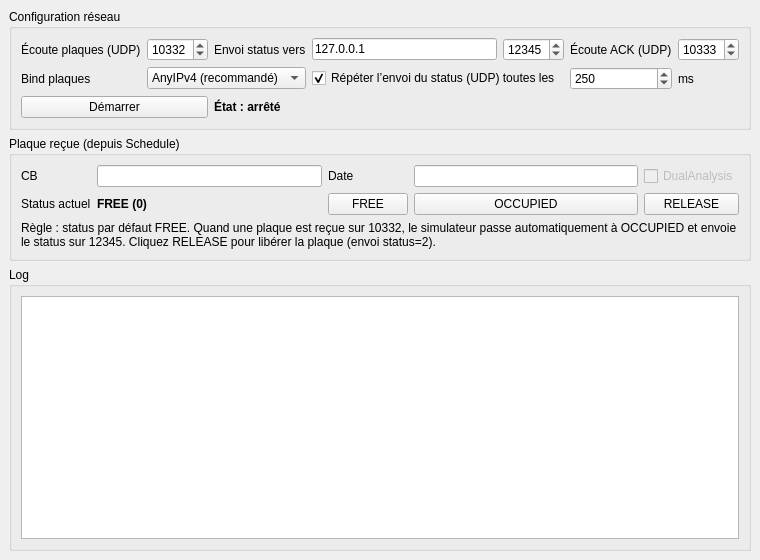
<?xml version="1.0" encoding="UTF-8"?>
<ui version="4.0">
 <class>MainWindow</class>
 <widget class="QMainWindow" name="MainWindow">
  <property name="geometry">
   <rect><x>0</x><y>0</y><width>760</width><height>560</height></rect>
  </property>
  <property name="windowTitle">
   <string>Microscope Simulator (UDP)</string>
  </property>
  <widget class="QWidget" name="centralwidget">
   <layout class="QVBoxLayout" name="verticalLayout">
    <item>
     <widget class="QGroupBox" name="groupBoxCfg">
      <property name="title"><string>Configuration réseau</string></property>
      <layout class="QGridLayout" name="gridLayout">
       <item row="0" column="0"><widget class="QLabel" name="labelPlatePort"><property name="text"><string>Écoute plaques (UDP)</string></property></widget></item>
       <item row="0" column="1"><widget class="QSpinBox" name="spinPlatePort"><property name="minimum"><number>1</number></property><property name="maximum"><number>65535</number></property><property name="value"><number>10332</number></property></widget></item>
       <item row="0" column="2"><widget class="QLabel" name="labelStatusPort"><property name="text"><string>Envoi status vers</string></property></widget></item>
       <item row="0" column="3"><widget class="QLineEdit" name="editStatusHost"><property name="text"><string>127.0.0.1</string></property></widget></item>
       <item row="0" column="4"><widget class="QSpinBox" name="spinStatusPort"><property name="minimum"><number>1</number></property><property name="maximum"><number>65535</number></property><property name="value"><number>12345</number></property></widget></item>
       <item row="0" column="5"><widget class="QLabel" name="labelAckPort"><property name="text"><string>Écoute ACK (UDP)</string></property></widget></item>
       <item row="0" column="6"><widget class="QSpinBox" name="spinAckPort"><property name="minimum"><number>1</number></property><property name="maximum"><number>65535</number></property><property name="value"><number>10333</number></property></widget></item>

       <item row="1" column="0"><widget class="QLabel" name="labelBind"><property name="text"><string>Bind plaques</string></property></widget></item>
       <item row="1" column="1" colspan="2">
        <widget class="QComboBox" name="comboBind">
         <item><property name="text"><string>AnyIPv4 (recommandé)</string></property></item>
         <item><property name="text"><string>LocalHost (127.0.0.1)</string></property></item>
        </widget>
       </item>
       <item row="1" column="3" colspan="2">
        <widget class="QCheckBox" name="checkPeriodic">
         <property name="text"><string>Répéter l’envoi du status (UDP) toutes les</string></property>
         <property name="checked"><bool>true</bool></property>
        </widget>
       </item>
       <item row="1" column="5">
        <widget class="QSpinBox" name="spinPeriodMs">
         <property name="minimum"><number>50</number></property>
         <property name="maximum"><number>5000</number></property>
         <property name="value"><number>250</number></property>
        </widget>
       </item>
       <item row="1" column="6"><widget class="QLabel" name="labelMs"><property name="text"><string>ms</string></property></widget></item>

       <item row="2" column="0" colspan="2">
        <widget class="QPushButton" name="btnStart">
         <property name="text"><string>Démarrer</string></property>
        </widget>
       </item>
       <item row="2" column="2" colspan="5">
        <widget class="QLabel" name="labelRun">
         <property name="text"><string>État : arrêté</string></property>
         <property name="styleSheet"><string>QLabel{font-weight:600;}</string></property>
        </widget>
       </item>
      </layout>
     </widget>
    </item>

    <item>
     <widget class="QGroupBox" name="groupBoxPlate">
      <property name="title"><string>Plaque reçue (depuis Schedule)</string></property>
      <layout class="QGridLayout" name="gridLayout_2">
       <item row="0" column="0"><widget class="QLabel" name="labelCB"><property name="text"><string>CB</string></property></widget></item>
       <item row="0" column="1"><widget class="QLineEdit" name="editCB"><property name="readOnly"><bool>true</bool></property></widget></item>
       <item row="0" column="2"><widget class="QLabel" name="labelDate"><property name="text"><string>Date</string></property></widget></item>
       <item row="0" column="3"><widget class="QLineEdit" name="editDate"><property name="readOnly"><bool>true</bool></property></widget></item>
       <item row="0" column="4"><widget class="QCheckBox" name="checkDual"><property name="text"><string>DualAnalysis</string></property><property name="enabled"><bool>false</bool></property></widget></item>

       <item row="1" column="0"><widget class="QLabel" name="labelStatus"><property name="text"><string>Status actuel</string></property></widget></item>
       <item row="1" column="1"><widget class="QLabel" name="labelStatusValue"><property name="text"><string>FREE (0)</string></property><property name="styleSheet"><string>QLabel{font-weight:700;}</string></property></widget></item>

       <item row="1" column="2"><widget class="QPushButton" name="btnFree"><property name="text"><string>FREE</string></property></widget></item>
       <item row="1" column="3"><widget class="QPushButton" name="btnOccupied"><property name="text"><string>OCCUPIED</string></property></widget></item>
       <item row="1" column="4"><widget class="QPushButton" name="btnRelease"><property name="text"><string>RELEASE</string></property></widget></item>

       <item row="2" column="0" colspan="5">
        <widget class="QLabel" name="labelHint">
         <property name="text"><string>Règle : status par défaut FREE. Quand une plaque est reçue sur 10332, le simulateur passe automatiquement à OCCUPIED et envoie le status sur 12345. Cliquez RELEASE pour libérer la plaque (envoi status=2).</string></property>
         <property name="wordWrap"><bool>true</bool></property>
        </widget>
       </item>
      </layout>
     </widget>
    </item>

    <item>
     <widget class="QGroupBox" name="groupBoxLog">
      <property name="title"><string>Log</string></property>
      <layout class="QVBoxLayout" name="verticalLayout_2">
       <item><widget class="QPlainTextEdit" name="log"><property name="readOnly"><bool>true</bool></property></widget></item>
      </layout>
     </widget>
    </item>

   </layout>
  </widget>
 </widget>
 <resources/>
 <connections/>
</ui>
